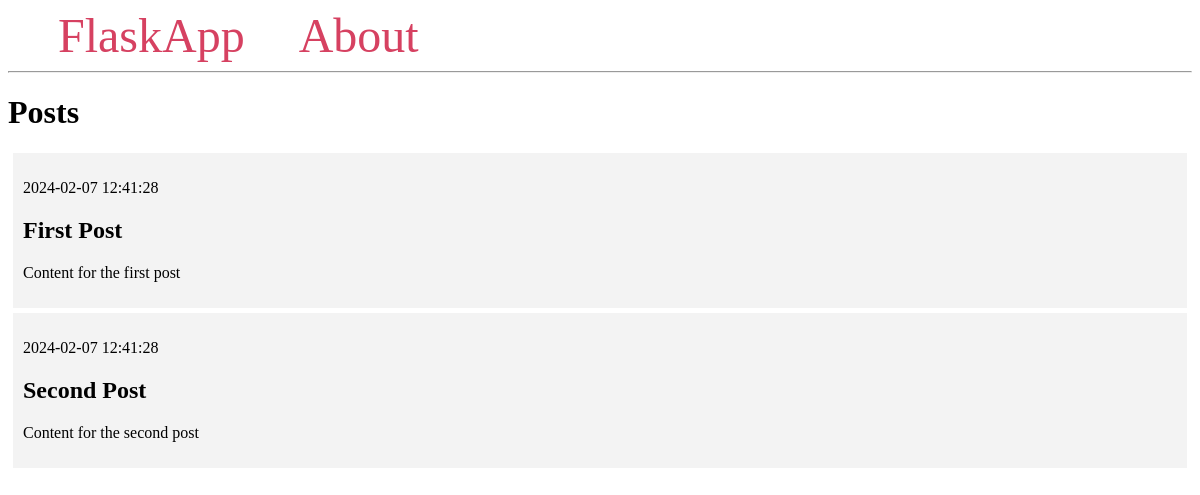
Before: / with the older database file.
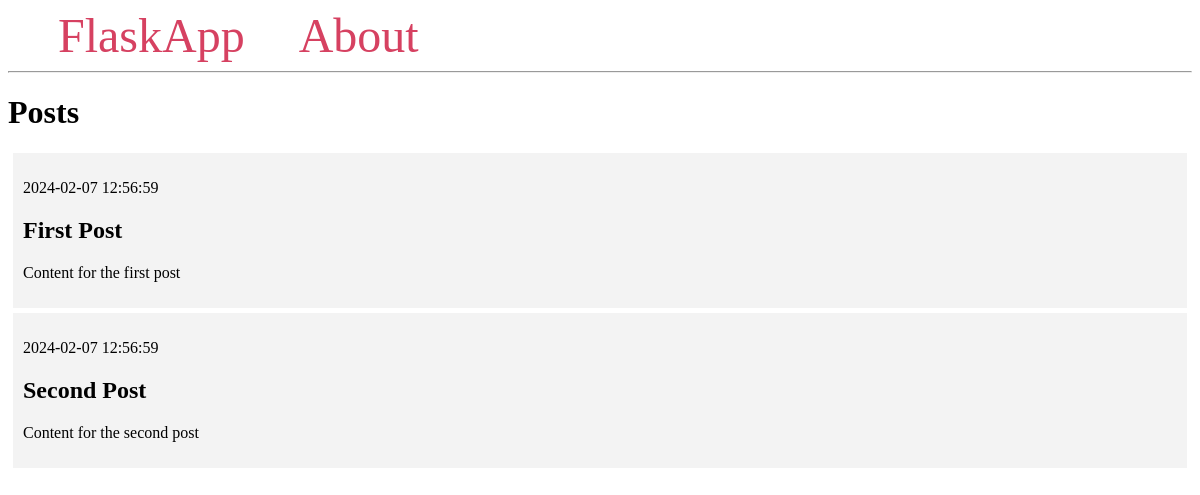
After: the same page with the newer database file.
### tables this page shows
CREATE TABLE posts (
    id INTEGER PRIMARY KEY AUTOINCREMENT,
    created TIMESTAMP NOT NULL DEFAULT CURRENT_TIMESTAMP,
    title TEXT NOT NULL,
    content TEXT NOT NULL
);

### app.py (the view)
@app.route('/')
def index():
    conn = get_db_connection()
    posts = conn.execute('SELECT * FROM posts').fetchall()
    conn.close()
    return render_template('index.html', posts=posts)

### app.py (called while the page is built)
def get_db_connection():
    conn = sqlite3.connect('database.db')
    conn.row_factory = sqlite3.Row
    return conn

### templates/index.html
{% extends 'base.html' %}
{% block content%}
    <h1>{% block title %} Posts {%endblock%}</h1>
    {% for post in posts %}
        <div class="post">
            <p>{{ post['created'] }}</p>
            <h2>{{ post['title'] }}</h2>
            <p>{{ post['content'] }}</p>
        </div>
    {%endfor%}
{%endblock%}

### templates/base.html (shortened to what this page needs)
<!DOCTYPE html>
<html lang="en">
<head>
</head>
<body>
    <nav>
        <a href="{{ url_for('index') }}">FlaskApp</a>
        <a href="#">About</a>
    </nav>
    <hr>
    <div class="content">
        {% block content %} {% endblock %}
    </div>
</body>

### templates/base.html (style rules this page uses)
.post { padding: 10px; margin: 5px; background-color: #f3f3f3 }
nav a { color: #d64161; font-size: 3em; margin-left: 50px; text-decoration: none; }

Changed rows visible on the page:
changed posts "First Post": created "2024-02-07 12:41:28" → "2024-02-07 12:56:59"
changed posts "Second Post": created "2024-02-07 12:41:28" → "2024-02-07 12:56:59"
